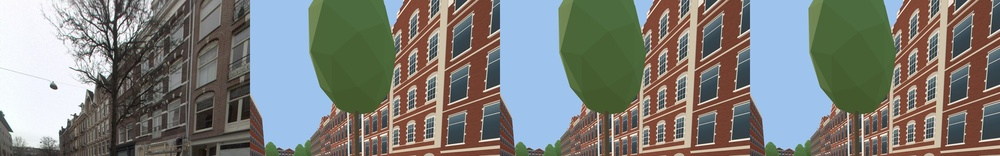
#> input picture .lane/dl/_cmp-inner-declercq-david.jpg, 1000 x 156 px, shrunk from 2400 x 375 before the run, given in place of dl, which was not available
$ python measure-facade.py ../../.lane/dl   (older library calls are emulated)
#> lines starting #> are read from the running program, lines starting #| are printed output that depends on the picture; after the words box and inside, x2 and y2 are one past the last pixel; in counts of white or black regions, pixels touching at a corner belong together
# /// script
# requires-python = ">=3.10"
# dependencies = ["pillow", "numpy", "opencv-python-headless", "scipy"]
# ///
"""PARKED SPIKE (docs/reports/vision-measure-20261110.md): classic-CV facade
measurement from a rectified crop. Bays are usable only as a cross-check;
storeys are not (41 % vs 85 % constant baseline). Not wired into any pipeline.

Usage: measure-facade.py [--ppm 40] [--debug DIR] IMAGE... > JSON
Output schema: see src/canalRecall/facade/visionMeasure.ts (version 1).
No model weights, no randomness: same bytes in, same JSON out.
"""
import argparse, json, math, os, sys, time
import numpy as np
import cv2
from PIL import Image
from scipy.signal import find_peaks
from scipy.ndimage import gaussian_filter1d

SCHEMA = 1


def hexc(rgb):
    return "#%02x%02x%02x" % tuple(int(round(v)) for v in rgb)


def wall_colour(rgb, lab, edge):
    """Median colour of the low-edge pixels in the middle of the crop."""
    h, w = edge.shape
    sl = (slice(int(h * 0.15), int(h * 0.85)), slice(int(w * 0.1), int(w * 0.9)))
    m = edge[sl] < np.percentile(edge[sl], 55)
    px = rgb[sl][m]
    return np.median(px, axis=0)


def smooth(v, s):
    return gaussian_filter1d(v.astype(np.float64), s, mode="nearest")


def runs_above(sig, thr, min_len):
    on = sig > thr
    out, i, n = [], 0, len(sig)
    while i < n:
        if on[i]:
            j = i
            while j < n and on[j]:
                j += 1
            if j - i >= min_len:
                out.append((i, j))
            i = j
        else:
            i += 1
    return out


def measure(path, ppm=40.0, debug=None, P=None):
#> called with path = '../../.lane/dl', ppm = 40
    P = P or {}
    t0 = time.time()
    im = np.asarray(Image.open(path).convert("RGB"))
#> im is the input picture: shape (156, 1000, 3); mean R, G, B 126.2, 127.1, 122.3
    H, W = im.shape[:2]
#> H = 156; W = 1000
    gray = cv2.GaussianBlur(cv2.cvtColor(im, cv2.COLOR_RGB2GRAY).astype(np.float32), (0, 0), 1.0)
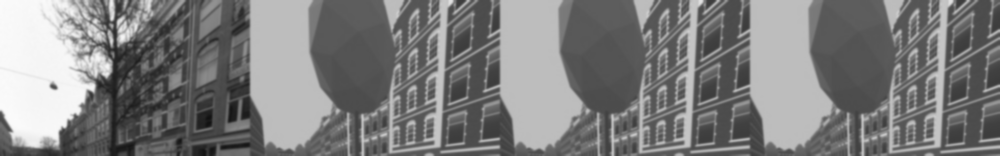
#> gray: shape (156, 1000) float32; min 17.84, max 251.3, mean 126.3
    gx = np.abs(cv2.Sobel(gray, cv2.CV_32F, 1, 0))
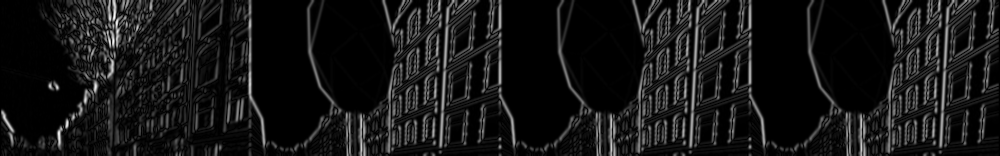
#> gx: shape (156, 1000) float32; min 0, max 481.8, mean 42.8; drawn with min black and max white
    gy = np.abs(cv2.Sobel(gray, cv2.CV_32F, 0, 1))
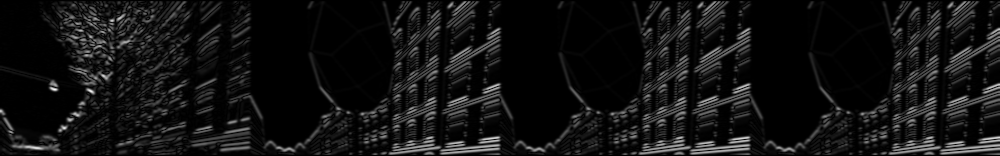
#> gy: shape (156, 1000) float32; min 0, max 454.2, mean 33; drawn with min black and max white
    edge = gx + gy
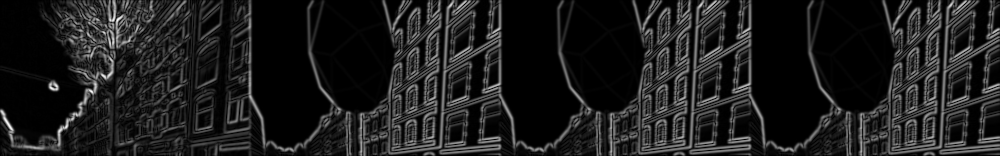
#> edge: shape (156, 1000) float32; min 0, max 647.8, mean 75.8; drawn with min black and max white
    wall = wall_colour(im, None, edge)
#> in wall_colour, `m = edge[sl] < np.percentile(edge[sl], 55)`:
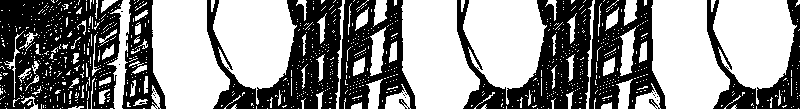
#> m: shape (109, 800) bool; 55% white; 22 black regions (15 under 20 px), largest, box (x1, y1, x2, y2) and area: (0, 0, 123, 109) 10504, (457, 0, 593, 109) 6797, (207, 0, 342, 109) 6795
#> wall = [114, 103, 69]
    out = dict(schema=SCHEMA, widthM=round(W / ppm, 2), heightM=round(H / ppm, 2), wall=hexc(wall))
#> out = {'schema': 1, 'widthM': 25, 'heightM': 3.9, 'wall': '#726745'}
    # ---- eaves: per-column first row from the top whose local texture is wall-like
    tex = cv2.blur(edge, (int(0.3 * ppm) | 1, int(0.3 * ppm) | 1))
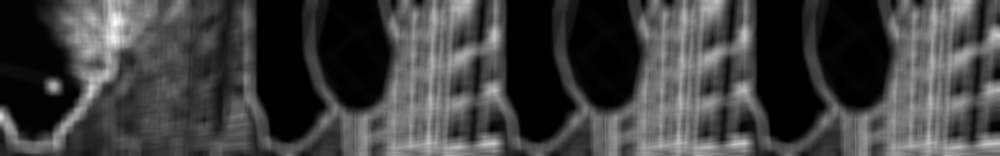
#> tex: shape (156, 1000) float32; min 0, max 305.8, mean 76; drawn with min black and max white
    base = float(np.median(tex[int(H * 0.5):int(H * 0.9)]))
#> base = 79.26
    thr = P.get("skyFrac", 0.5) * base
#> thr = 39.63
    firsts = []
    for x in range(0, W, 2):
        col = tex[:, x] > thr
        ys = np.nonzero(col)[0]
        # require a sustained run of 0.6 m so a branch or wire is not the wall
        y = H
        run = int(0.6 * ppm)
        c = np.convolve(col.astype(np.int32), np.ones(run, dtype=np.int32), mode="valid")
        hit = np.nonzero(c >= run * 0.9)[0]
        if len(hit):
            y = int(hit[0])
        firsts.append(y)
#> this loop made 500 passes
#> hit on passes 1, 2, 9, 10, 11, 21, 22, 23, 24, 25: [103, 104, 105, 106, 107, 108, 109, 110], [103, 104, 105, 106, 107, 108, 109, 110, 111, 112], [121, 122, 123, 124, 125, 126, 127, 128, 129, 130, 131, 132], [126, 127, 128, 129, 130, 131, 132], [130, 131, 132], [132], [131, 132], [130, 131, 132], [130, 131, 132], [130, 131, 132]
#> after the loop, firsts = 500 values, max 156 at index 11, min 0 at index 27, mean 47.05
    eaves_y = int(np.percentile(firsts, P.get("eavesPct", 50)))
#> eaves_y = 0
    out["eavesM"] = round((H - eaves_y) / ppm, 2)
    top = eaves_y
#> top = 0
    # columns first: window columns carry the horizontal edges (heads, sills, bars)
    y0 = top + int(0.08 * (H - top))
#> y0 = 12
    cols = smooth(gy[y0:int(H * 0.97)].mean(0), P.get("colSigma", 0.12) * ppm)
#> cols = 1000 values, max 80.98 at index 999, min 4.94 at index 295, mean 33.39
    clo, chi = cols.min(), cols.max()
#> clo = 4.94; chi = 80.98
    cpk, _ = find_peaks(cols, distance=int(P.get("minBayM", 0.9) * ppm), prominence=P.get("colProm", 0.18) * (chi - clo))
#> cpk = [88, 240, 430, 491, 680, 741, 930]
    colmask = cols > (clo + P.get("colMask", 0.45) * (chi - clo))
    if colmask.sum() < 0.15 * W:
        colmask[:] = True
    var = P.get("rowVar", "B")
    if var == "A":
        rsig = gx.mean(1)
    elif var == "B":
        rsig = gx[:, colmask].mean(1)
#> rsig = 156 values, max 89.38 at index 12, min 21.13 at index 151, mean 65.03
    elif var == "D":
        g2 = cv2.GaussianBlur(gray, (0, 0), P.get("dSigma", 2.0))
        loc = cv2.blur(g2, (int(2.0 * ppm) | 1, int(2.0 * ppm) | 1))
        dm = ((loc - g2) > P.get("dThr", 14)).astype(np.float32)
        rsig = dm[:, colmask].mean(1)
    else:
        rsig = gx[:, colmask].mean(1) * gy[:, colmask].mean(1)
    rows = smooth(rsig, P.get("rowSigma", 0.2) * ppm)
#> rows = 156 values, max 84.27 at index 0, min 29.18 at index 155, mean 65.1
    seg = rows[top:]
#> seg has the same summary as rows
    lo, hi = seg.min(), seg.max()
#> lo = 29.18; hi = 84.27
    pk, pr = find_peaks(seg, distance=int(P.get("minStoreyM", 2.2) * ppm), prominence=P.get("rowProm", 0.2) * (hi - lo))
#> pk = empty array; pr = {'prominences': empty array, 'left_bases': empty array, 'right_bases': empty array}
    pk = pk + top
    out["_rowPeaks"] = [int(p) for p in pk]
    # chain from the ground upward while spacing stays storey-like
    chain = []
    for y in sorted(pk, reverse=True):
        if not chain:
            chain.append(y)
            continue
        gap = (chain[-1] - y) / ppm
        if gap > P.get("maxGapM", 4.6):
            break
        chain.append(y)
#> this loop made 0 passes
#> after the loop, chain = []
    byHeight = int(round((H - top) / ppm / P.get("upperM", 3.0) - P.get("offs", 0.6)))
#> byHeight = 1
    out["_byHeight"] = byHeight
    storeys = len(chain) if P.get("mode", "peaks") == "peaks" else byHeight
#> storeys = 0
    out["bays"] = len(cpk)
    out["storeys"] = storeys
    out["ms"] = round((time.time() - t0) * 1000)
    return out


def main():
    ap = argparse.ArgumentParser()
    ap.add_argument("images", nargs="+")
    ap.add_argument("--ppm", type=float, default=40.0)
    ap.add_argument("--debug")
    a = ap.parse_args()
    res = []
    for p in a.images:
        o = measure(p, a.ppm)
#> o = 10 items
        o["image"] = os.path.basename(p)
        res.append(o)
    json.dump(res, sys.stdout, indent=1)
#> (printed output is left out)


if __name__ == "__main__":
    main()

$ run again, on .lane/dl/_grid4.jpg
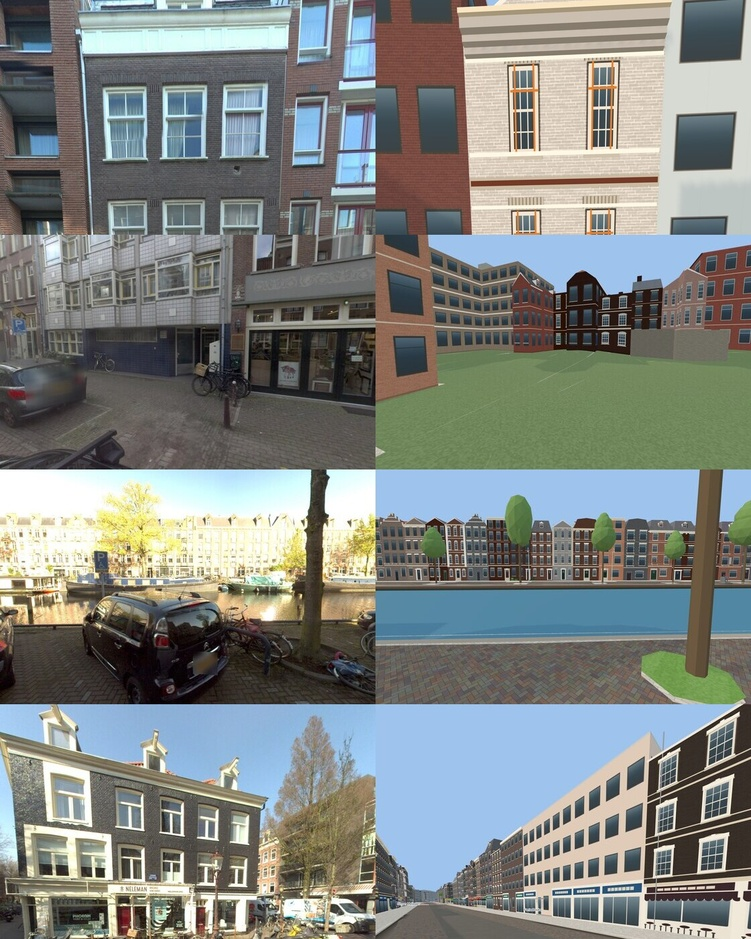
#> input picture .lane/dl/_grid4.jpg, 751 x 939 px, shrunk from 1120 x 1400 before the run, given in place of dl, which was not available
#> in measure, im is the input picture: shape (939, 751, 3); mean R, G, B 128.5, 133.2, 129.7
#> in wall_colour, `m = edge[sl] < np.percentile(edge[sl], 55)`:
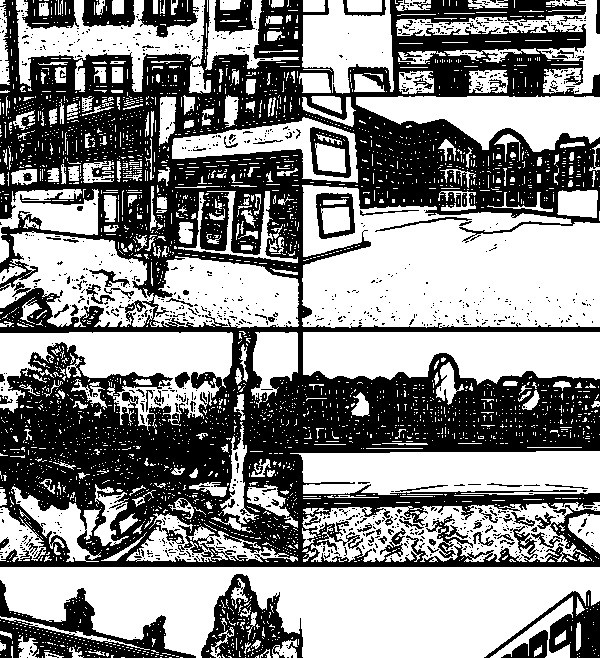
#> m: shape (658, 600) bool; 55% white; 1124 black regions (1037 under 20 px), largest, box (x1, y1, x2, y2) and area: (0, 0, 600, 567) 151905, (0, 580, 196, 658) 5262, (201, 574, 303, 658) 3927
#> wall = [116, 136, 104]
#> out = {'schema': 1, 'widthM': 18.77, 'heightM': 23.48, 'wall': '#748868'}
#> in measure, `tex = cv2.blur(edge, (int(0.3 * ppm) | 1, int(0.3 * ppm) | 1))`:
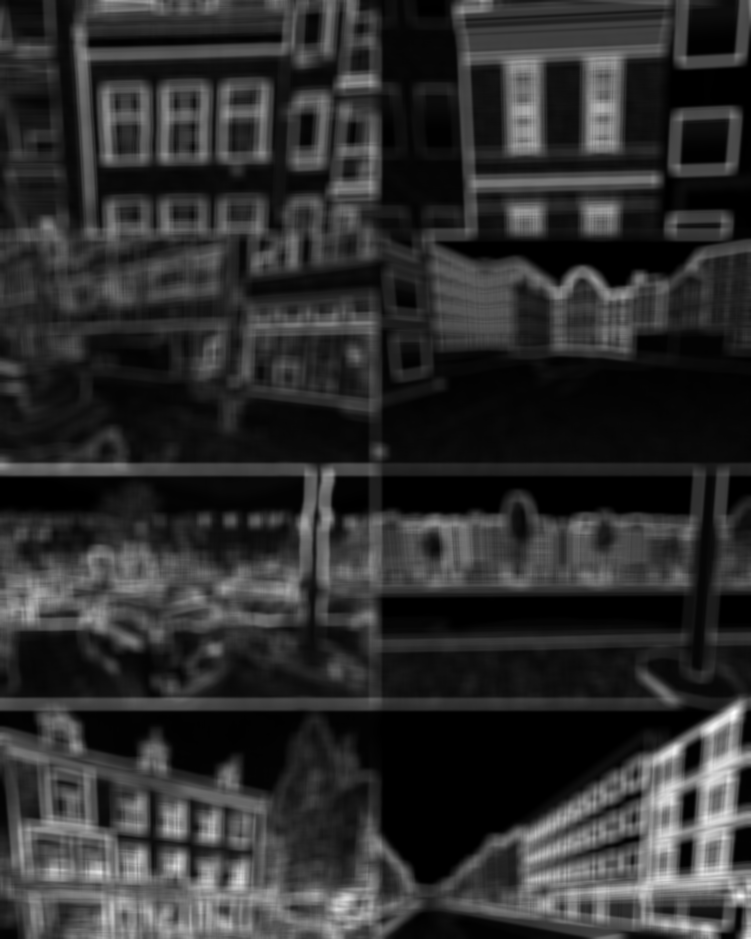
#> tex: shape (939, 751) float32; min 0, max 343.1, mean 63.1; drawn with min black and max white
#> base = 45.09
#> thr = 22.55
#> the loop in measure, `for x in range(0, W, 2):` made 376 passes
#> after the loop in measure, `for x in range(0, W, 2):`: firsts = 376 values, max 245 at index 205, min 0 at index 0, mean 31.15
#> eaves_y = 0
#> y0 = 75
#> cols = 751 values, max 47.28 at index 720, min 17.04 at index 424, mean 32.58
#> clo = 17.04; chi = 47.28
#> cpk = [51, 127, 173, 235, 365, 527, 607, 666, 720]
#> rsig = 939 values, max 104.6 at index 869, min 3.4 at index 706, mean 32.85
#> rows = 939 values, max 85.37 at index 867, min 7.85 at index 424, mean 32.82
#> seg has the same summary as rows
#> lo = 7.85; hi = 85.37
#> pk = [134, 222, 569, 867]; pr = {'prominences': [40.47, 34.86, 44.98, 37.19], 'left_bases': [54, 187, 424, 424], 'right_bases': [424, 424, 708, 891]}
#> the loop in measure, `for y in sorted(pk, reverse=True):` made 2 passes
#> y on pass 1: 867
#> after the loop in measure, `for y in sorted(pk, reverse=True):`: chain = [867]
#> byHeight = 7
#> storeys = 1
#> o = 10 items
#> (printed output is left out)

$ run again, on .lane/dl/_p-belt-keizersgracht.jpg
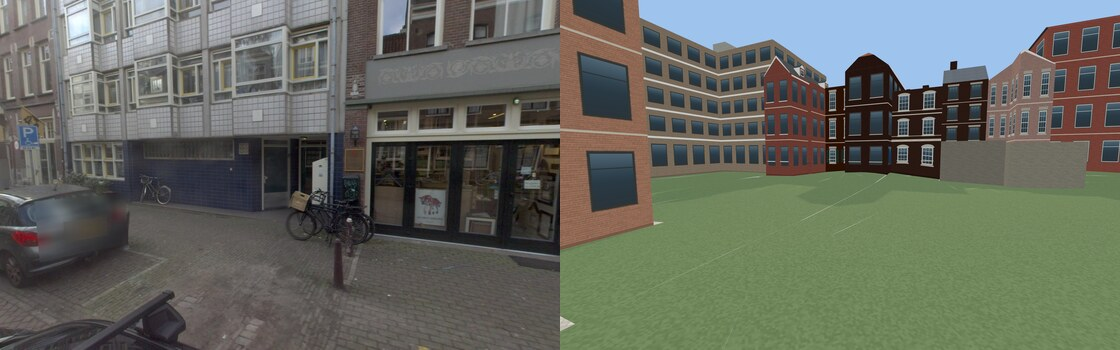
#> input picture .lane/dl/_p-belt-keizersgracht.jpg, 1120 x 350 px, given in place of dl, which was not available
#> in measure, im is the input picture: shape (350, 1120, 3); mean R, G, B 101.7, 105.6, 96.2
#> in wall_colour, `m = edge[sl] < np.percentile(edge[sl], 55)`:
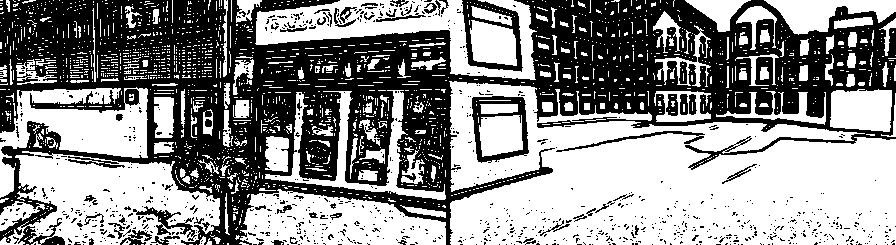
#> m: shape (245, 896) bool; 55% white; 942 black regions (885 under 20 px), largest, box (x1, y1, x2, y2) and area: (0, 0, 896, 245) 88855, (462, 0, 523, 72) 1403, (472, 96, 529, 163) 1325
#> wall = [107, 106, 88]
#> out = {'schema': 1, 'widthM': 28, 'heightM': 8.75, 'wall': '#6b6a58'}
#> in measure, `tex = cv2.blur(edge, (int(0.3 * ppm) | 1, int(0.3 * ppm) | 1))`:
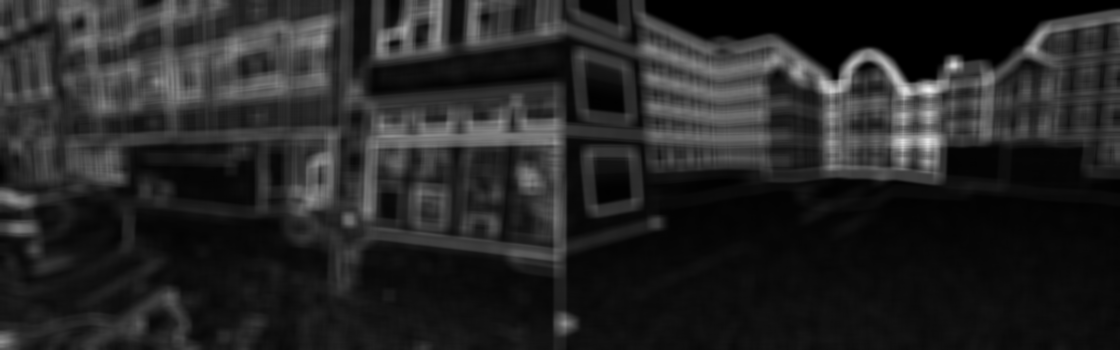
#> tex: shape (350, 1120) float32; min 0, max 239.7, mean 37.7
#> base = 13.1
#> thr = 6.55
#> after the loop in measure, `for x in range(0, W, 2):`: firsts = 560 values, max 79 at index 456, min 0 at index 0, mean 17.2
#> eaves_y = 0
#> y0 = 28
#> cols = 1120 values, max 33.33 at index 546, min 10.4 at index 1013, mean 21.16
#> clo = 10.4; chi = 33.33
#> cpk = [111, 158, 258, 312, 352, 428, 485, 546, 615, 656, 832, 876, 928, 1042, 1086]
#> rsig = 350 values, max 38.8 at index 162, min 5.82 at index 244, mean 18.46
#> rows = 350 values, max 32.43 at index 157, min 6.66 at index 255, mean 18.48
#> seg has the same summary as rows
#> lo = 6.66; hi = 32.43
#> pk = [157]; pr = {'prominences': [11.7], 'left_bases': [138], 'right_bases': [255]}
#> the loop in measure, `for y in sorted(pk, reverse=True):` made 1 pass
#> after the loop in measure, `for y in sorted(pk, reverse=True):`: chain = [157]
#> byHeight = 2
#> storeys = 1
#> o = 10 items
#> (printed output is left out)
